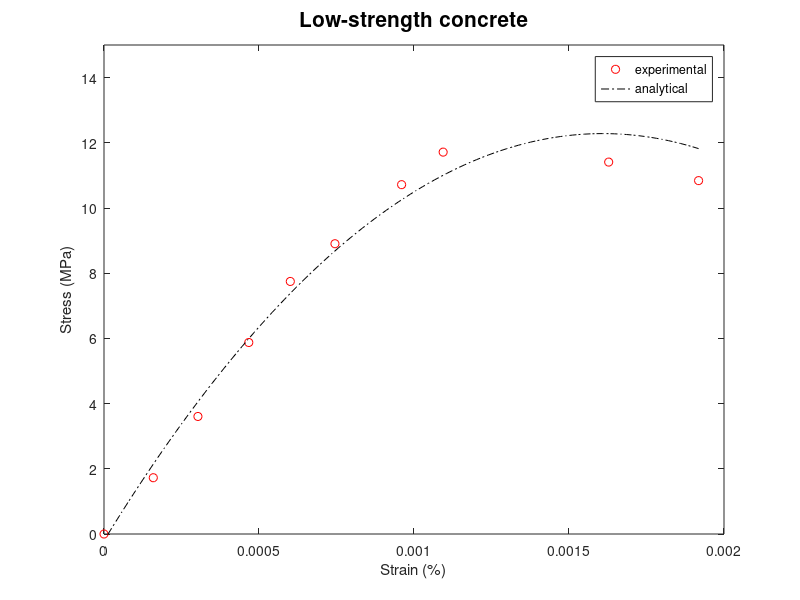

This chart was generated by the following MATLAB code:
%Plotting the data collected
strain = [0 0.000159 0.000303 0.000467 0.000601 0.000745 0.00096 0.001094 0.001628 0.001918 ]
stress = [0 1.726385 3.605328 5.874747 7.747211 8.904236 10.71594 11.71415 11.40861 10.84016]
plot(strain,stress,"ro")
hold on

%Plotting the curve fit
X = linspace(0,0.001918,100)
f_c = -2.029*10^-1+1.552*10^4*X-4.823*10^6*X.^2
plot(X,f_c,"k-.")

%Plot tiles and axis settings
axis([0 0.002 0 15])
title("Low-strength concrete", 'fontsize', 15)
xlabel('Strain (%)', 'fontsize', 11);   % axis label
ylabel('Stress (MPa)', 'fontsize', 11);   % axil label 

%Legend
legend("experimental","analytical")
hold off